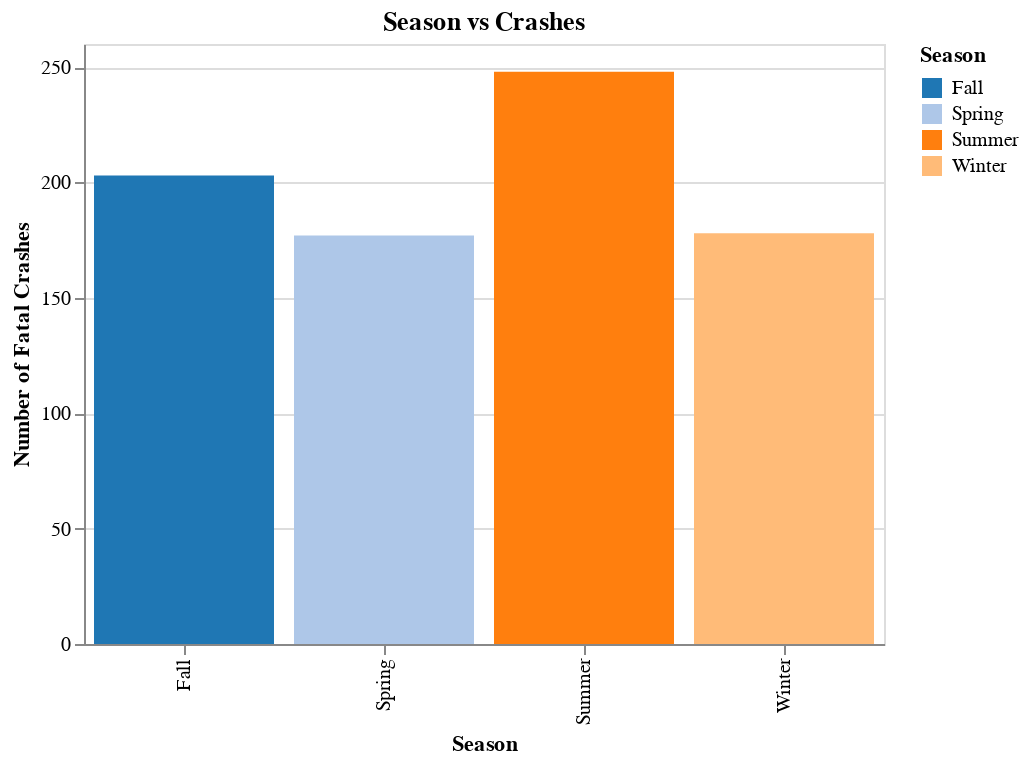

Notebook code cell kept with this figure:
### Markdown cell above
### Are accidents during winter mostly fatal ?

### Code cell
# Create the Altair bar chart
bars = alt.Chart(df_season).mark_bar().encode(
    x=alt.X('Season:N', title='Season'),
    y=alt.Y('sum(Number of Fatal Crashes):Q', title='Number of Fatal Crashes'),
    color=alt.Color('Season:N', scale=alt.Scale(scheme='category20'))  # Assign color based on 'Day_of_Week_Name'
).properties(
    width=400,
    height=300,
    title='Season vs Crashes'
)
bars

### Figure 1 — Vega-Lite specification as saved in the notebook (floating-point values rounded to 4 significant figures; data arrays with more than 128 entries replaced by an {"elided": "..."} marker saying what was removed)
{"config": {"view": {"continuousWidth": 400, "continuousHeight": 300}}, "data": {"name": "data-b6ba3af1ab78bedb7536a24b0c9be044"}, "mark": "bar", "encoding": {"color": {"field": "Season", "scale": {"scheme": "category20"}, "type": "nominal"}, "x": {"field": "Season", "title": "Season", "type": "nominal"}, "y": {"aggregate": "sum", "field": "Number of Fatal Crashes", "title": "Number of Fatal Crashes", "type": "quantitative"}}, "height": 300, "title": "Season vs Crashes", "width": 400, "$schema": "https://vega.github.io/schema/vega-lite/v4.17.0.json", "datasets": {"data-b6ba3af1ab78bedb7536a24b0c9be044": {"elided": "168 records"}}}
